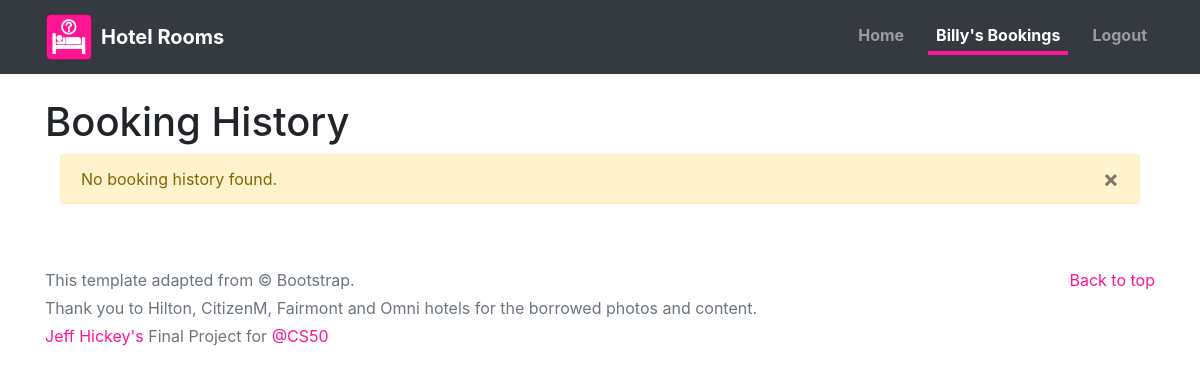
The app's page /history (signed in), older data.
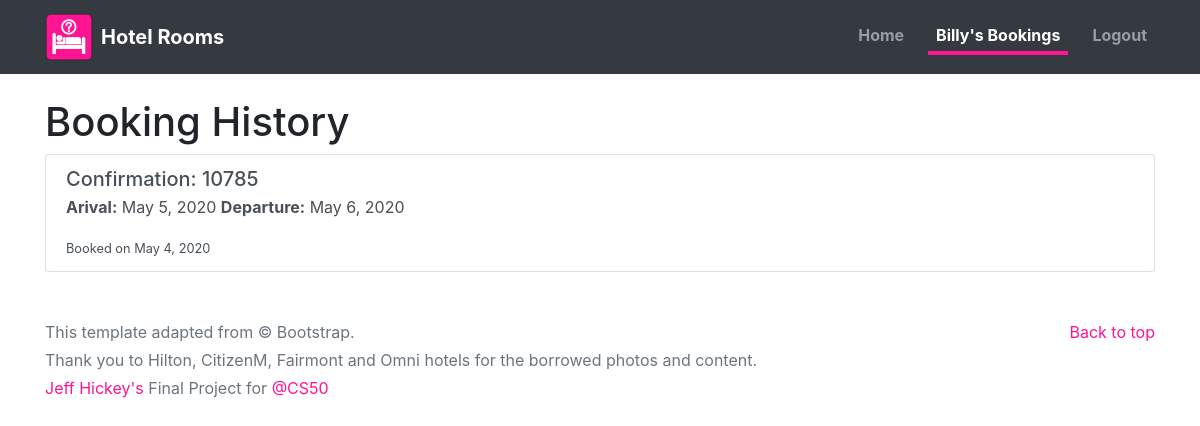
The same page, newer data.
### hotel/models.py (models this page shows)
class User(AbstractUser):
    pass

class Booking(models.Model):
    create_date = models.DateTimeField(auto_now=True)
    confirmation = models.PositiveIntegerField()
    user = models.ForeignKey(User, on_delete=models.CASCADE,
                             related_name='guest')
    full_name = models.CharField(max_length=64)
    arrival_date = models.DateField()
    departure_date = models.DateField()
    phone_number = models.CharField(max_length=64)
    room = models.ForeignKey(Room, on_delete=models.CASCADE,
                             related_name='room_booked')
    hotel = models.ForeignKey('Hotel', on_delete=models.CASCADE,
                              related_name='hotel_booked')
    price_booked = models.DecimalField(max_digits=6, decimal_places=0,
                                       default=0)

### hotel/views.py (the view)
# urls.py: path("history", views.history, name="history"),
@login_required
def history(request):
    try:
        user = User.objects.get(pk=request.user.id)
        history = Booking.objects.filter(user=user).all().order_by(
            "-create_date")
        if not history:
            messages.add_message(request, messages.WARNING,
                                 "No booking history found.")
    except User.DoesNotExist:
        print('User does not exist.')
        messages.add_message(request, messages.WARNING,
                             "No User found, please login.")
    return render(request, "hotel/history.html",
                  {"history": history, "history_page": "active"})

### hotel/templates/hotel/history.html (shortened to what this page needs)
{% extends "hotel/layout.html" %}
{% load static %}
{% block body %}
    <div class="container mt-4">
        <h1>Booking History</h1>
        {% include 'hotel/messages.html' %}
        <div class="list-group mt-2">
            {% for booking in history %}
                {% ifchanged booking.confirmation %}
                <a href="{% url 'booking' booking.confirmation %}"
                   class="list-group-item list-group-item-action flex-column align-items-start">
                    <div class="d-flex w-100 justify-content-between">
                        <h5 class="mb-1">Confirmation: {{ booking.confirmation }}</h5>
                    </div>
                    <p class="text-left"><b>Arival:</b> {{ booking.arrival_date|date }}
                        <b>Departure:</b> {{ booking.departure_date|date }}
                    </p>
                    <small class="text-left">Booked on {{ booking.create_date|date }}</small>
                </a>
                {% endifchanged %}
            {% endfor %}
        </div>
    </div>
{% endblock %}

### hotel/templates/hotel/layout.html (shortened to what this page needs)
{% load static %}
<!doctype html>
<html lang="en">
<head>
    <link rel="stylesheet" href="https://stackpath.bootstrapcdn.com/bootstrap/4.4.1/css/bootstrap.min.css"
>
    <link href="{% static 'hotel/hotel.css' %}" rel="stylesheet">
</head>
<body>
<header>
    <nav class="navbar navbar-expand-md navbar-dark bg-dark">
        <div class="container d-flex justify-content-between">
            <a href="{% url 'index' %}" class="navbar-brand d-flex align-items-center">
                <img src="/static/hotel/hotel-icon.png" class="mr-2"/>
                <strong>Hotel Rooms</strong>
            </a>
            <div class="navbar-nav nav-item">
                <a class="nav-link {{ home_page }}" href="{% url 'index' %}">Home</a>
                {% if user.is_authenticated %}
                    <a class="nav-link {{ history_page }}" href="{% url 'history' %}">
                        {% if user.first_name %}
                            {{ user.first_name }}'s Bookings
                        {% elif not user.first_name %}
                            My Bookings
                        {% endif %}
                    </a>
                    <a class="nav-link {{ logout_page }}" href="{% url 'logout' %}">Logout</a>
                {% else %}
                    <a class="nav-link {{ login_page }}" href="{% url 'login' %}">Login to Book</a>
                    <a class="nav-link {{ register_page }}" href="{% url 'register' %}">Register</a>
                {% endif %}
            </div>
        </div>
    </nav>
</header>
<main role="main">
    {% block body %}
    {% endblock %}
</main>
<footer class="text-muted">
    <div class="container">
        <p class="float-right">
            <a href="#">Back to top</a>
        </p>
        <p>This template adapted from &copy; Bootstrap.</p>
        <p>Thank you to Hilton, CitizenM, Fairmont
            and Omni hotels for the borrowed photos and content.</p>
        <p><a href="http://github.com/jeff-hickey">Jeff Hickey's</a> Final Project for <a
                href=https://www.instagram.com/cs50">@CS50</a></p>
    </div>
</footer>
</body>
</html>

### hotel/templates/hotel/messages.html (shortened to what this page needs)
{% if messages %}
    <div class="container">
        {% for message in messages %}
            <div class="alert alert-{{ message.tags }}" role="alert">
                <button type="button" class="close" data-dismiss="alert" aria-label="Close">
                    <span aria-hidden="true">&times;</span>
                </button>
                {{ message |safe }}
            </div>
        {% endfor %}
    </div>
{% endif %}

### hotel/static/hotel/hotel.css (style rules this page uses)
:root { --jumbotron-padding-y: 3rem; }
footer { padding-top: 3rem; padding-bottom: 3rem; }
footer p { margin-bottom: .25rem; }
a, a:focus, a:hover { color: deeppink; }
.nav-link { padding: .25rem 0; font-weight: 700; color: aliceblue; background-color: transparent; border-bottom: .25rem solid transparent; }
.nav-link + .nav-link { margin-left: 1rem; }
.active { color: #fff; border-bottom-color: deeppink; }

Row changes from the older to the newer data that the page shows:
added Booking: confirmation "10785", arrival_date "May 5, 2020", departure_date "May 6, 2020", create_date "May 4, 2020"
Text that changed along with them:
list line gone: "× No booking history found."
